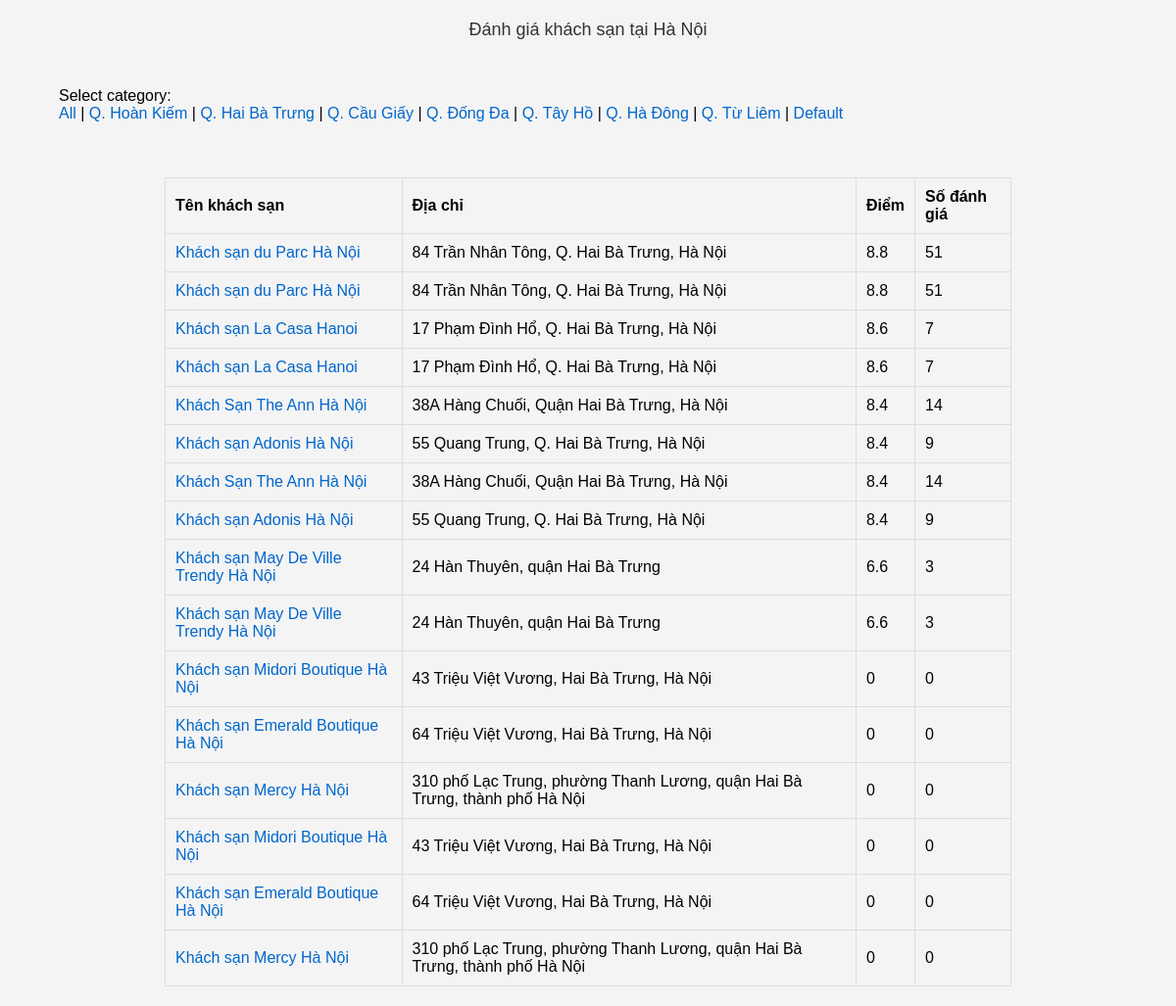
Before: /sorted/Hai_Bà_Trưng with the older database file.
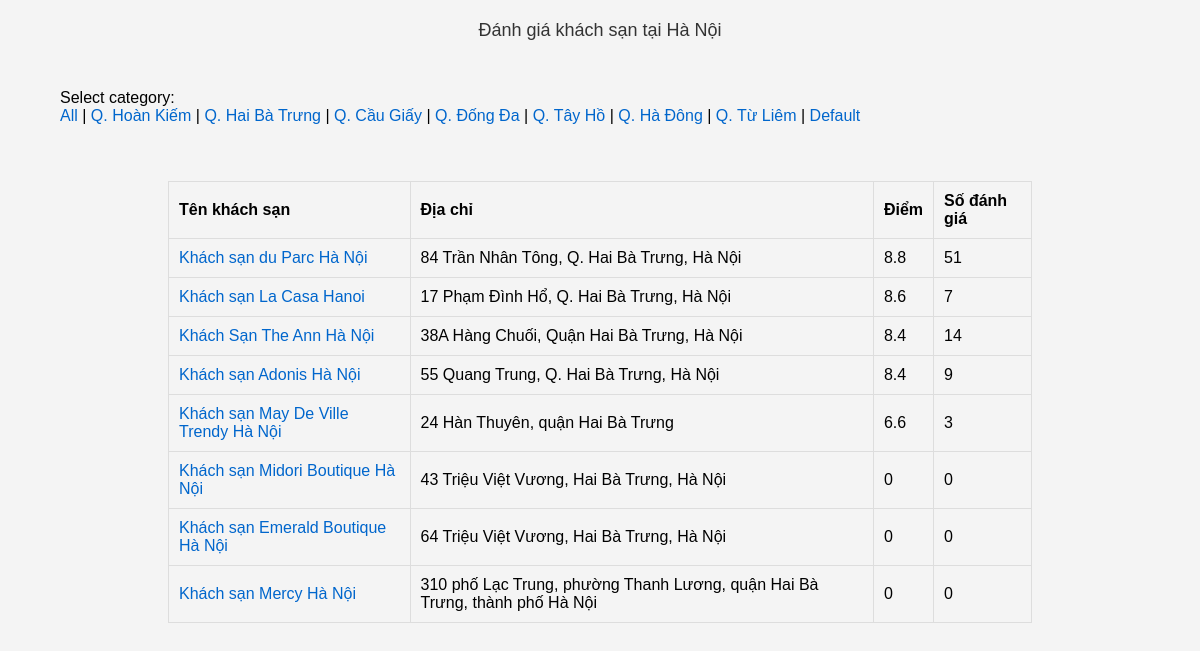
After: the same page with the newer database file.
### tables this page shows
CREATE TABLE hotels (
                id INTEGER PRIMARY KEY,
                ten_ks TEXT,
                so_sao TEXT,
                danh_gia TEXT,
                dia_chi TEXT
            );

### web.py (the view)
@app.route("/sorted/<string:district>")
def sorted_index(district):
    conn = sqlite3.connect(dbname)
    cursor = conn.cursor()
    cmline = f"SELECT * FROM hotels"
    if district == "all":
        pass
    else:
        temp = district.replace("_"," ")
        cmline += f" WHERE dia_chi LIKE '%{temp}%'"
    cmline += f" ORDER BY CAST (so_sao AS FLOAT) DESC"
    cursor.execute(cmline)
    hotels = cursor.fetchall()
    conn.close()
    return render_template("index.html", hotels = hotels)

### templates/index.html (shortened to what this page needs)
<!DOCTYPE html>
<html lang="en">
<head>
    <link rel="stylesheet" href="/static/style.css">
</head>
<body>
    <h1>Đánh giá khách sạn tại Hà Nội</h1>
    <br>
    <br>
    <span class ="filter">
        Select category:
        <nav>
            <a href="{{url_for('sorted_index', district = 'all')}}">All</a>  |
            <a href="{{url_for('sorted_index', district = 'Hoàn_Kiếm')}}">Q. Hoàn Kiếm</a>  |
            <a href="{{url_for('sorted_index', district = 'Hai_Bà_Trưng')}}">Q. Hai Bà Trưng</a>  |
            <a href="{{url_for('sorted_index', district = 'Cầu_Giấy')}}">Q. Cầu Giấy</a>  |
            <a href="{{url_for('sorted_index', district = 'Đống_Đa')}}">Q. Đống Đa</a>  |
            <a href="{{url_for('sorted_index', district = 'Tây_Hồ')}}">Q. Tây Hồ</a>  |
            <a href="{{url_for('sorted_index', district = 'Hà_Đông')}}">Q. Hà Đông</a>  |
            <a href="{{url_for('sorted_index', district = 'Từ_Liêm')}}">Q. Từ Liêm</a>  |
            <a href="{{url_for('index')}}">Default</a>
        </nav>
    </span>
    <br>
    <br>
    <table>
        <tr>
            <th>Tên khách sạn</th>
            <th>Địa chỉ</th>
            <th>Điểm</th>
            <th>Số đánh giá</th>
        </tr>
        {% for hotel in hotels %}
            <tr>
                <td><a href= "{{url_for('details', id=hotel[0])}}">{{hotel[1]}}</a></td>
                <td>{{hotel[4]}}</td>
                <td>{{hotel[2]}}</td>
                <td>{{hotel[3]}}</td>
            </tr>
        {% endfor %}
    </table>
</body>
</html>

### static/style.css (style rules this page uses)
body { font-family: Arial, sans-serif; background-color: #f4f4f4; margin: 20px 5vw ; padding: 0; }
h1, h2 { color: #333; }
table { width: 80%; margin: 20px auto; border-collapse: collapse; }
table, th, td { border: 1px solid #ddd; }
th, td { padding: 10px; text-align: left; }
a { color: #0066cc; text-decoration: none; }
h1 { text-align: center; font-size: large; font-weight: 400; }

Changed rows visible on the page:
removed hotels: ten_ks "Khách sạn du Parc Hà Nội", dia_chi "84 Trần Nhân Tông, Q. Hai Bà Trưng, Hà Nội", so_sao "8.8", danh_gia "51"
removed hotels: ten_ks "Khách sạn La Casa Hanoi", dia_chi "17 Phạm Đình Hổ, Q. Hai Bà Trưng, Hà Nội", so_sao "8.6", danh_gia "7"
removed hotels: ten_ks "Khách Sạn The Ann Hà Nội", dia_chi "38A Hàng Chuối, Quận Hai Bà Trưng, Hà Nội", so_sao "8.4", danh_gia "14"
removed hotels: ten_ks "Khách sạn Adonis Hà Nội", dia_chi "55 Quang Trung, Q. Hai Bà Trưng, Hà Nội", so_sao "8.4", danh_gia "9"
removed hotels: ten_ks "Khách sạn May De Ville Trendy Hà Nội", dia_chi "24 Hàn Thuyên, quận Hai Bà Trưng", so_sao "6.6", danh_gia "3"
removed hotels: ten_ks "Khách sạn Midori Boutique Hà Nội", dia_chi "43 Triệu Việt Vương, Hai Bà Trưng, Hà Nội", so_sao "0", danh_gia "0"
removed hotels: ten_ks "Khách sạn Emerald Boutique Hà Nội", dia_chi "64 Triệu Việt Vương, Hai Bà Trưng, Hà Nội", so_sao "0", danh_gia "0"
removed hotels: ten_ks "Khách sạn Mercy Hà Nội", dia_chi "310 phố Lạc Trung, phường Thanh Lương, quận Hai Bà Trưng, thành phố Hà Nội", so_sao "0", danh_gia "0"
